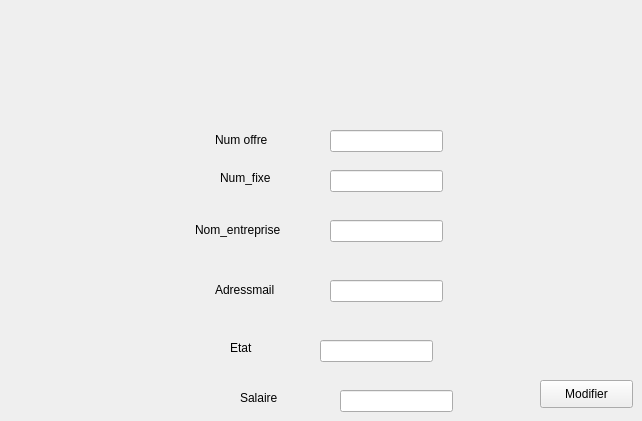
    <widget class="QWidget" name="page_9">
     <widget class="QLineEdit" name="etat_mod">
      <property name="geometry">
       <rect>
        <x>320</x>
        <y>340</y>
        <width>113</width>
        <height>22</height>
       </rect>
      </property>
     </widget>
     <widget class="QLabel" name="label_41">
      <property name="geometry">
       <rect>
        <x>220</x>
        <y>170</y>
        <width>56</width>
        <height>16</height>
       </rect>
      </property>
      <property name="text">
       <string>Num_fixe</string>
      </property>
     </widget>
     <widget class="QLabel" name="label_42">
      <property name="geometry">
       <rect>
        <x>195</x>
        <y>220</y>
        <width>101</width>
        <height>20</height>
       </rect>
      </property>
      <property name="text">
       <string>Nom_entreprise</string>
      </property>
     </widget>
     <widget class="QLabel" name="label_43">
      <property name="geometry">
       <rect>
        <x>215</x>
        <y>280</y>
        <width>81</width>
        <height>20</height>
       </rect>
      </property>
      <property name="text">
       <string>Adressmail</string>
      </property>
     </widget>
     <widget class="QLineEdit" name="email_mod">
      <property name="geometry">
       <rect>
        <x>330</x>
        <y>280</y>
        <width>113</width>
        <height>22</height>
       </rect>
      </property>
     </widget>
     <widget class="QLineEdit" name="nom_mod">
      <property name="geometry">
       <rect>
        <x>330</x>
        <y>220</y>
        <width>113</width>
        <height>22</height>
       </rect>
      </property>
     </widget>
     <widget class="QLabel" name="label_44">
      <property name="geometry">
       <rect>
        <x>240</x>
        <y>390</y>
        <width>56</width>
        <height>16</height>
       </rect>
      </property>
      <property name="text">
       <string>Salaire</string>
      </property>
     </widget>
     <widget class="QLineEdit" name="salaire_mod">
      <property name="geometry">
       <rect>
        <x>340</x>
        <y>390</y>
        <width>113</width>
        <height>22</height>
       </rect>
      </property>
     </widget>
     <widget class="QLineEdit" name="numfixe_mod">
      <property name="geometry">
       <rect>
        <x>330</x>
        <y>170</y>
        <width>113</width>
        <height>22</height>
       </rect>
      </property>
     </widget>
     <widget class="QPushButton" name="Modifier_offre">
      <property name="geometry">
       <rect>
        <x>540</x>
        <y>380</y>
        <width>93</width>
        <height>28</height>
       </rect>
      </property>
      <property name="text">
       <string>Modifier</string>
      </property>
     </widget>
     <widget class="QLabel" name="label_45">
      <property name="geometry">
       <rect>
        <x>230</x>
        <y>340</y>
        <width>56</width>
        <height>16</height>
       </rect>
      </property>
      <property name="text">
       <string>Etat</string>
      </property>
     </widget>
     <widget class="QLabel" name="label_46">
      <property name="geometry">
       <rect>
        <x>215</x>
        <y>130</y>
        <width>81</width>
        <height>20</height>
       </rect>
      </property>
      <property name="text">
       <string>Num offre</string>
      </property>
     </widget>
     <widget class="QLineEdit" name="numoffre_mod">
      <property name="geometry">
       <rect>
        <x>330</x>
        <y>130</y>
        <width>113</width>
        <height>22</height>
       </rect>
      </property>
     </widget>
    </widget>
